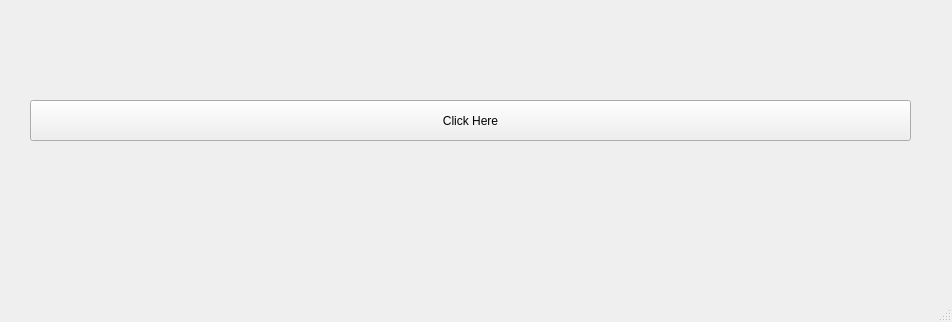
<?xml version="1.0" encoding="UTF-8"?>
<ui version="4.0">
 <class>widget</class>
 <widget class="QMainWindow" name="widget">
  <property name="geometry">
   <rect>
    <x>0</x>
    <y>0</y>
    <width>952</width>
    <height>322</height>
   </rect>
  </property>
  <property name="windowTitle">
   <string>widget</string>
  </property>
  <widget class="QWidget" name="centralwidget">
   <widget class="QPushButton" name="pushButton">
    <property name="geometry">
     <rect>
      <x>30</x>
      <y>100</y>
      <width>881</width>
      <height>41</height>
     </rect>
    </property>
    <property name="text">
     <string>Click Here</string>
    </property>
   </widget>
  </widget>
  <widget class="QMenuBar" name="menubar">
   <property name="geometry">
    <rect>
     <x>0</x>
     <y>0</y>
     <width>952</width>
     <height>26</height>
    </rect>
   </property>
  </widget>
  <widget class="QStatusBar" name="statusbar"/>
 </widget>
 <resources/>
 <connections/>
</ui>
